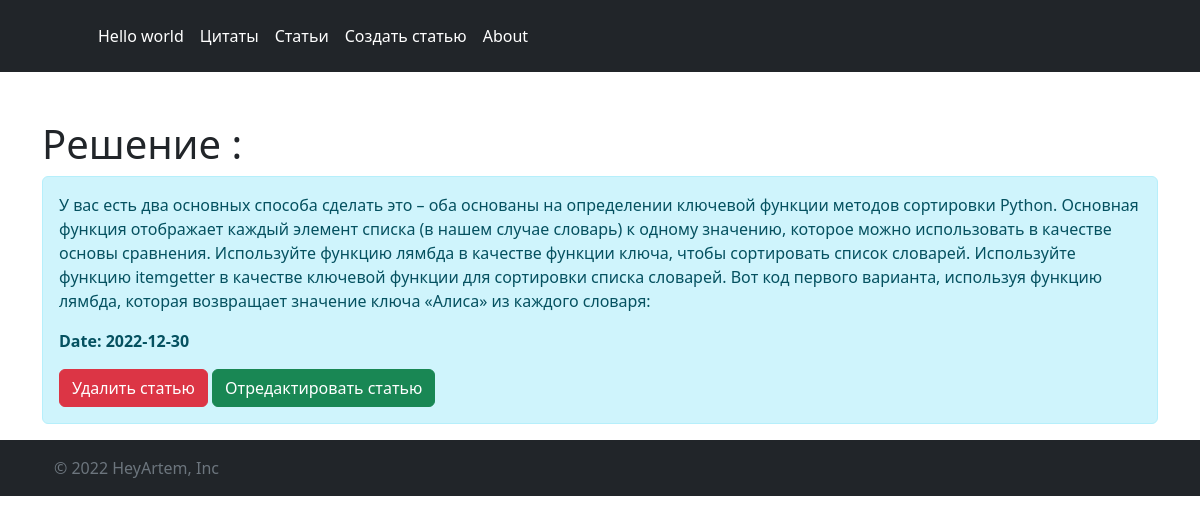
Page /posts/3 on the committed database.
### app.py (models this page shows, shortened)
class Article(db.Model):
    id = db.Column(db.Integer, primary_key=True)
    title_art = db.Column(db.String(100), nullable=False)
    intro_art = db.Column(db.String(300), nullable=False)
    text_art = db.Column(db.Text, nullable=False)
    date_art = db.Column(db.DateTime, default=datetime.utcnow)

### app.py (the view)
@app.route("/posts/<int:id>")
def post_detail(id):
    article = Article.query.get(id)
    return render_template("/article_posts/post_detail.html", article=article)

### templates/article_posts/post_detail.html (shortened to what this page needs)
{% extends "base.html" %}
{% block body %}
    <div class="container mt-5">
        <h1>{{ article.title_art }}</h1>
        <div class="alert alert-info">
            <p>{{ article.text_art }}</p>
            <p><b>Date: {{ article.date_art.date() }}</b></p>
            <a href="/posts/{{ article.id }}/delete" class="btn btn-danger">Удалить статью</a>
            <a href="/posts/{{ article.id }}/update" class="btn btn-success">Отредактировать статью</a>
        </div>
    </div>
{% endblock %}

### rows in the picture
Article: title_art "Решение :", text_art "У вас есть два основных способа сделать это – оба основаны на определении ключевой функции методов сортировки Python. Основная функция отображает каждый элемент списка (в нашем случае словарь) к одному значению, которое можно использовать в качестве основы сравнения. Используйте функцию лямбда в качестве функции ключа, чтобы сортировать список словарей. Используйте функцию itemgetter в качестве ключевой функции для сортировки списка словарей. Вот код первого варианта, используя функцию лямбда, которая возвращает значение ключа «Алиса» из каждого словаря:", date_art "2022-12-30"
